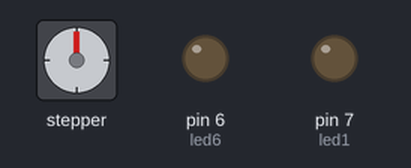
The sketch below on a simulated Arduino Uno, built with avr-gcc and run on an emulated ATmega328P. Parts: stepper motor, output pins drawn as LEDs (lit = HIGH). Wiring (inferred from the names in the program): stepper motor (200 steps per turn assumed): coils pin 8, pin 9, pin 10, pin 11. Pins used as bus, display or sensor lines are not drawn.

Above: at 0.1 s.
At 1.6 s:
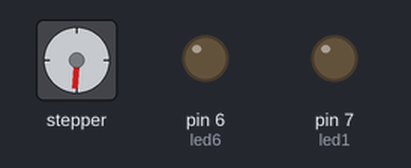
At 3.4 s:
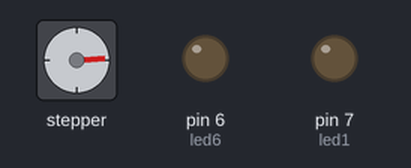
At 7.0 s:
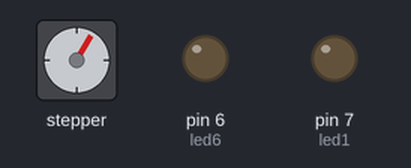
At 30.37 s:
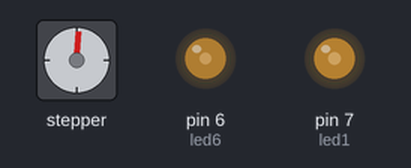
At 39.25 s:
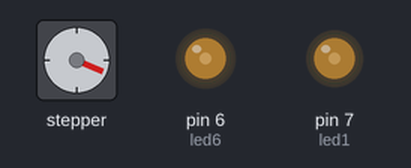
Timing chart, 0 to 40.0 s (numbered marks = the images above):
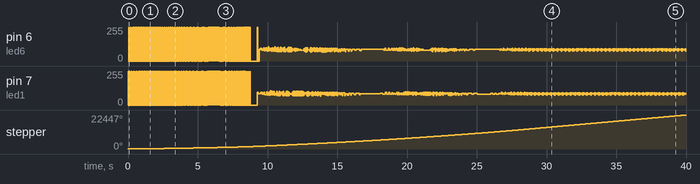

Measured:
- by itself, stepper: keeps turning clockwise at about 562°/s

The sketch:

bruu.ino
```cpp
int led1 =  7;
 int led2 =  8;
 int led3 =  9;
 int led4 =  10;
 int led5 =  11;
 int led6 =  6;

 boolean warmUp = true;

// The setup() method runs once, when the sketch starts

void setup()   {
 // initialize the digital pins as outputs
 pinMode(led1, OUTPUT);
 pinMode(led2, OUTPUT);
 pinMode(led3, OUTPUT);
 pinMode(led4, OUTPUT);
 pinMode(led5, OUTPUT);
 pinMode(led6, OUTPUT);

for (int i=20; i>0; i--) {
       pulseCoilsMicro(10000);
     }

     for (int i=20; i>0; i--) {
       pulseCoilsMicro(9000);
     }

     for (int i=20; i>0; i--) {
       pulseCoilsMicro(8000);
     }

     for (int i=20; i>0; i--) {
       pulseCoilsMicro(7500);
     }

     for (int i=20; i>0; i--) {
       pulseCoilsMicro(7000);
     }

     for (int i=20; i>0; i--) {
       pulseCoilsMicro(6500);
     }

     for (int i=20; i>0; i--) {
       pulseCoilsMicro(6000);
     }

     for (int i=20; i>0; i--) {
       pulseCoilsMicro(5500);
     }

     for (int i=20; i>0; i--) {
       pulseCoilsMicro(5000);
     }

     for (int i=20; i>0; i--) {
       pulseCoilsMicro(4500);
     }

     for (int i=20; i>0; i--) {
       pulseCoilsMicro(4000);
     }

     for (int i=20; i>0; i--) {
       pulseCoilsMicro(3500);
     }

     for (int i=20; i>0; i--) {
       pulseCoilsMicro(3100);
     }

     for (int i=20; i>0; i--) {
       pulseCoilsMicro(3000);
     }

     for (int i=20; i>0; i--) {
       pulseCoilsMicro(2900);
     }

     for (int i=20; i>0; i--) {
       pulseCoilsMicro(2800);
     }

     for (int i=40; i>0; i--) {
       pulseCoilsMicro(2750);
     }

     for (int i=40; i>0; i--) {
       pulseCoilsMicro(2700);
     }

     for (int i=40; i>0; i--) {
       pulseCoilsMicro(2650);
     }

     for (int i=40; i>0; i--) {
       pulseCoilsMicro(2600);
     }

     for (int i=40; i>0; i--) {
       pulseCoilsMicro(2550);
     }

     for (int i=40; i>0; i--) {
       pulseCoilsMicro(2500);
     }

     for (int i=40; i>0; i--) {
       pulseCoilsMicro(2450);
     }

     for (int i=40; i>0; i--) {
       pulseCoilsMicro(2400);
     }

     for (int i=40; i>0; i--) {
       pulseCoilsMicro(2350);
     }

    for (int i=40; i>0; i--) {
       pulseCoilsMicro(2300);
     }

    for (int i=40; i>0; i--) {
       pulseCoilsMicro(2250);
     }

    for (int i=40; i>0; i--) {
       pulseCoilsMicro(2200);
     }

    for (int i=40; i>0; i--) {
       pulseCoilsMicro(2150);
     }

    for (int i=40; i>0; i--) {
       pulseCoilsMicro(2100);
     }

     for (int i=40; i>0; i--) {
       pulseCoilsMicro(2050);
     }

     for (int i=80; i>0; i--) {
       pulseCoilsMicro(2000);
     }

     for (int i=40; i>0; i--) {
       pulseCoilsMicro(1950);
     }

     for (int i=80; i>0; i--) {
       pulseCoilsMicro(1900);
     }

     for (int i=80; i>0; i--) {
       pulseCoilsMicro(1850);
     }

     for (int i=80; i>0; i--) {
       pulseCoilsMicro(1800);
     }

     for (int i=80; i>0; i--) {
       pulseCoilsMicro(1750);
     }

     for (int i=80; i>0; i--) {
       pulseCoilsMicro(1700);
     }

     for (int i=80; i>0; i--) {
       pulseCoilsMicro(1650);
     }

     for (int i=80; i>0; i--) {
       pulseCoilsMicro(1600);
     }

     for (int i=80; i>0; i--) {
       pulseCoilsMicro(1550);
     }

     for (int i=120; i>0; i--) {
       pulseCoilsMicro(1500);
     }

     for (int i=200; i>0; i--) {
       pulseCoilsMicro(1450);
     }
 }

// the loop() method runs over and over again,
 // as long as the Arduino has power
 /*
 LESD1, LED3, and LED5 will be positive, LED2, LED4, and LED6 are negative.
 You will notice that two LEDs are on at the same time so that one of the
 three motor coils are energised at a time.
 */
 void loop()
 {
//   if (warmUp) {


//     for (int i=1000; i>0; i--) {
//       pulseCoilsMicro(1440);
//     }
//
//     for (int i=1000; i>0; i--) {
//       pulseCoilsMicro(1430);
//     }
//
//     for (int i=400; i>0; i--) {
//       pulseCoilsMicro(1400);
//     }
//
//     for (int i=400; i>0; i--) {
//       pulseCoilsMicro(1395);
//     }
//
//     for (int i=400; i>0; i--) {
//       pulseCoilsMicro(1390);
//     }
//
//     for (int i=200; i>0; i--) {
//       pulseCoilsMicro(1380);
//     }
//
//     for (int i=160; i>0; i--) {
//       pulseCoilsMicro(1300);
//     }
//
//     for (int i=160; i>0; i--) {
//       pulseCoilsMicro(1250);
//     }
//
//     for (int i=160; i>0; i--) {
//       pulseCoilsMicro(1200);
//     }
//
//     for (int i=200; i>0; i--) {
//       pulseCoilsMicro(1150);
//     }
//
//     for (int i=200; i>0; i--) {
//       pulseCoilsMicro(1100);
//     }
//
//     for (int i=200; i>0; i--) {
//       pulseCoilsMicro(1050);
//     }

//       warmUp = false;
//   }

   pulseCoilsMicro(1450);
 }

 void pulseCoilsMicro(int delayMicroSeconds) {
   digitalWrite(led5, LOW);    // set the fifth LED off
   digitalWrite(led1, HIGH); // set the first LED on

   delayMicroseconds(delayMicroSeconds);                 // wait for a period of time

   digitalWrite(led6, LOW);    // set the sixth LED off
   digitalWrite(led2, HIGH);   // set the second LED on

   delayMicroseconds(delayMicroSeconds);                 // wait for a period of time

   digitalWrite(led1, LOW);    //repeat ect.
   digitalWrite(led3, HIGH);

   delayMicroseconds(delayMicroSeconds);

   digitalWrite(led2, LOW);
   digitalWrite(led4, HIGH);

   delayMicroseconds(delayMicroSeconds);

   digitalWrite(led3, LOW);
   digitalWrite(led5, HIGH);

   delayMicroseconds(delayMicroSeconds);

   digitalWrite(led4, LOW);
   digitalWrite(led6, HIGH);

   delayMicroseconds(delayMicroSeconds);
 }

 void pulseCoilsMilli(int delayMilliSeconds) {
   digitalWrite(led5, LOW);    // set the fifth LED off
   digitalWrite(led1, HIGH); // set the first LED on

   delay(delayMilliSeconds);                 // wait for a period of time

   digitalWrite(led6, LOW);    // set the sixth LED off
   digitalWrite(led2, HIGH);   // set the second LED on

   delay(delayMilliSeconds);                 // wait for a period of time

   digitalWrite(led1, LOW);    //repeat ect.
   digitalWrite(led3, HIGH);

   delay(delayMilliSeconds);

   digitalWrite(led2, LOW);
   digitalWrite(led4, HIGH);

   delay(delayMilliSeconds);

   digitalWrite(led3, LOW);
   digitalWrite(led5, HIGH);

   delay(delayMilliSeconds);

   digitalWrite(led4, LOW);
   digitalWrite(led6, HIGH);

   delay(delayMilliSeconds);
 }
```
